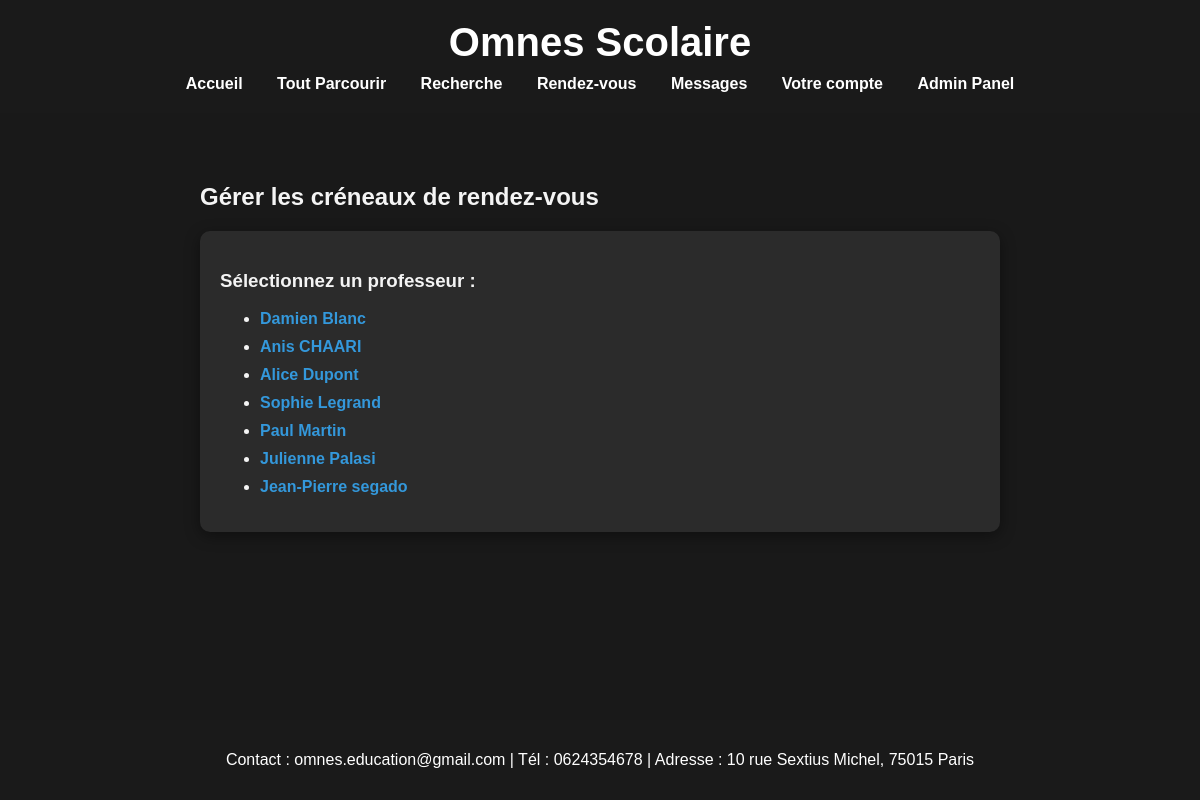
Screenshot of /admin_gerer_dispos.php (signed in) with the database file from the repository.
### tables this page shows
CREATE TABLE IF NOT EXISTS `utilisateurs` (
  `id` int NOT NULL AUTO_INCREMENT,
  `nom` varchar(100) NOT NULL,
  `prenom` varchar(100) NOT NULL,
  `email` varchar(150) NOT NULL,
  `mot_de_passe` varchar(255) NOT NULL,
  `telephone` varchar(20) DEFAULT NULL,
  `type` enum('admin','personnel','client') NOT NULL,
  `date_creation` datetime DEFAULT CURRENT_TIMESTAMP,
  `adresse_ligne1` varchar(255) DEFAULT NULL,
  `adresse_ligne2` varchar(255) DEFAULT NULL,
  `ville` varchar(100) DEFAULT NULL,
  `code_postal` varchar(20) DEFAULT NULL,
  `pays` varchar(100) DEFAULT NULL,
  `carte_etudiante` varchar(50) DEFAULT NULL,
  PRIMARY KEY (`id`),
  UNIQUE KEY `email` (`email`)
);

### admin_gerer_dispos.php (the view, shortened to what this page needs)
<?php
require_once 'config.php';
try {
    $stmt_professeurs = $pdo->prepare("SELECT id, nom, prenom FROM utilisateurs WHERE type = 'personnel' ORDER BY nom, prenom");
    $stmt_professeurs->execute();
    $professeurs = $stmt_professeurs->fetchAll(PDO::FETCH_ASSOC);
} catch (PDOException $e) {
    error_log("Erreur lors de la récupération des professeurs pour la gestion des dispos : " . $e->getMessage());
    $_SESSION['message_statut'] = ['type' => 'danger', 'texte' => 'Erreur lors du chargement des professeurs.'];
    $professeurs = [];
}
?>
<!DOCTYPE html>
<html lang="fr">
<head>
    <link rel="stylesheet" href="style.css">
</head>
<body>
    <header>
        <h1>Omnes Scolaire</h1>
        <nav>
            <a href="index.php">Accueil</a>
            <a href="parcourir.php">Tout Parcourir</a>
            <a href="recherche.php">Recherche</a>
            <a href="rendezvous.php">Rendez-vous</a>
            <?php if (isset($_SESSION['utilisateur'])): ?>
                <a href="messages.php">Messages</a>
                <a href="compte.php">Votre compte</a>
                 <?php if ($_SESSION['utilisateur']['type'] === 'admin'): ?>
                    <a href="admin_panel.php">Admin Panel</a>
                <?php endif; ?>
            <?php else: ?>
                <a href="connexion.php">Connexion</a>
            <?php endif; ?>
        </nav>
    </header>
    <main>
        <h2>Gérer les créneaux de rendez-vous</h2>
        <div class="prof-list">
            <h3>Sélectionnez un professeur :</h3>
            <?php if (!empty($professeurs)): ?>
                <ul>
                    <?php foreach ($professeurs as $prof): ?>
                        <li class="prof-item">
                            <a href="admin_gerer_dispos.php?professeur_id=<?php echo htmlspecialchars($prof['id']); ?>">
                                <?php echo htmlspecialchars($prof['prenom'] . ' ' . $prof['nom']); ?>
                            </a>
                        </li>
                    <?php endforeach; ?>
                </ul>
            <?php else: ?>
                <p>Aucun professeur trouvé.</p>
            <?php endif; ?>
        </div>
    </main>
    <footer>
        <p>Contact : omnes.education@gmail.com | Tél : 0624354678 | Adresse : 10 rue Sextius Michel, 75015 Paris</p>
    </footer>
</body>
</html>

### style.css (style rules this page uses)
html, body { margin: 0; padding: 0; width: 100%; overflow-x: hidden; }
body { font-family: Arial, sans-serif; color: #f4f4f4; background: #333; background-attachment: fixed; }
header { background: #1a1a1a; color: #fff; padding: 20px 0 10px 0; text-align: center; }
header h1 { margin: 0 0 10px 0; font-size: 2.5em; color: #ffffff; }
nav { margin-bottom: 10px; }
nav a { color: #fff; text-decoration: none; margin: 0 15px; font-weight: bold; transition: color 0.2s; }
main { max-width: 800px; margin: 30px auto; background: none; padding: 20px; }
footer { background: #1a1a1a; color: #fff; text-align: center; padding: 15px 0; position: fixed; width: 100%; bottom: 0; left: 0; z-index: 1; }
h1 { text-align: center; color: #ffffff; }
body::after { content: ''; position: fixed; top: 0; left: 0; width: 100%; height: 100%; background-color: rgba(0, 0, 0, 0.5); z-index: -1; }

### admin_gerer_dispos.php (style rules this page uses)
.prof-list, .creneau-section { margin-top: 20px; padding: 20px; background: rgba(255, 255, 255, 0.08); border-radius: 10px; box-shadow: 0 4px 15px rgba(0, 0, 0, 0.4); }
.prof-item { margin-bottom: 10px; }
.prof-item a { color: #3498db; text-decoration: none; font-weight: bold; }

### rows the page displays
utilisateurs: prenom+nom "Damien Blanc"
utilisateurs: prenom+nom "Anis CHAARI"
utilisateurs: prenom+nom "Alice Dupont"
utilisateurs: prenom+nom "Sophie Legrand"
utilisateurs: prenom+nom "Paul Martin"
utilisateurs: prenom+nom "Julienne Palasi"
utilisateurs: prenom+nom "Jean-Pierre segado"
